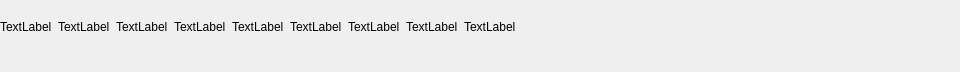
<?xml version="1.0" encoding="UTF-8"?>
<ui version="4.0">
 <class>IcWin</class>
 <widget class="QDialog" name="IcWin">
  <property name="windowModality">
    <enum>Qt::NonModal</enum>
  </property>
  <property name="geometry">
   <rect>
    <x>0</x>
    <y>0</y>
    <width>960</width>
    <height>72</height>
   </rect>
  </property>
  <property name="windowTitle">
   <string>MainWindow</string>
  </property>
  <widget class="QWidget" name="centralwidget">
   <layout class="QGridLayout" name="gridLayout">
    <item row="0" column="0" colspan="9">
     <widget class="QLabel" name="labelInput">
      <property name="text">
       <string/>
      </property>
     </widget>
    </item>
    <item row="1" column="0">
     <widget class="QLabel" name="label1">
      <property name="text">
       <string>TextLabel</string>
      </property>
     </widget>
    </item>
    <item row="1" column="1">
     <widget class="QLabel" name="label2">
      <property name="text">
       <string>TextLabel</string>
      </property>
     </widget>
    </item>
    <item row="1" column="2">
     <widget class="QLabel" name="label3">
      <property name="text">
       <string>TextLabel</string>
      </property>
     </widget>
    </item>
    <item row="1" column="3">
     <widget class="QLabel" name="label4">
      <property name="text">
       <string>TextLabel</string>
      </property>
     </widget>
    </item>
    <item row="1" column="4">
     <widget class="QLabel" name="label5">
      <property name="text">
       <string>TextLabel</string>
      </property>
     </widget>
    </item>
    <item row="1" column="5">
     <widget class="QLabel" name="label6">
      <property name="text">
       <string>TextLabel</string>
      </property>
     </widget>
    </item>
    <item row="1" column="6">
     <widget class="QLabel" name="label7">
      <property name="text">
       <string>TextLabel</string>
      </property>
     </widget>
    </item>
    <item row="1" column="7">
     <widget class="QLabel" name="label8">
      <property name="text">
       <string>TextLabel</string>
      </property>
     </widget>
    </item>
    <item row="1" column="8">
     <widget class="QLabel" name="label9">
      <property name="text">
       <string>TextLabel</string>
      </property>
     </widget>
    </item>
   </layout>
  </widget>
 </widget>
 <resources/>
 <connections/>
</ui>
